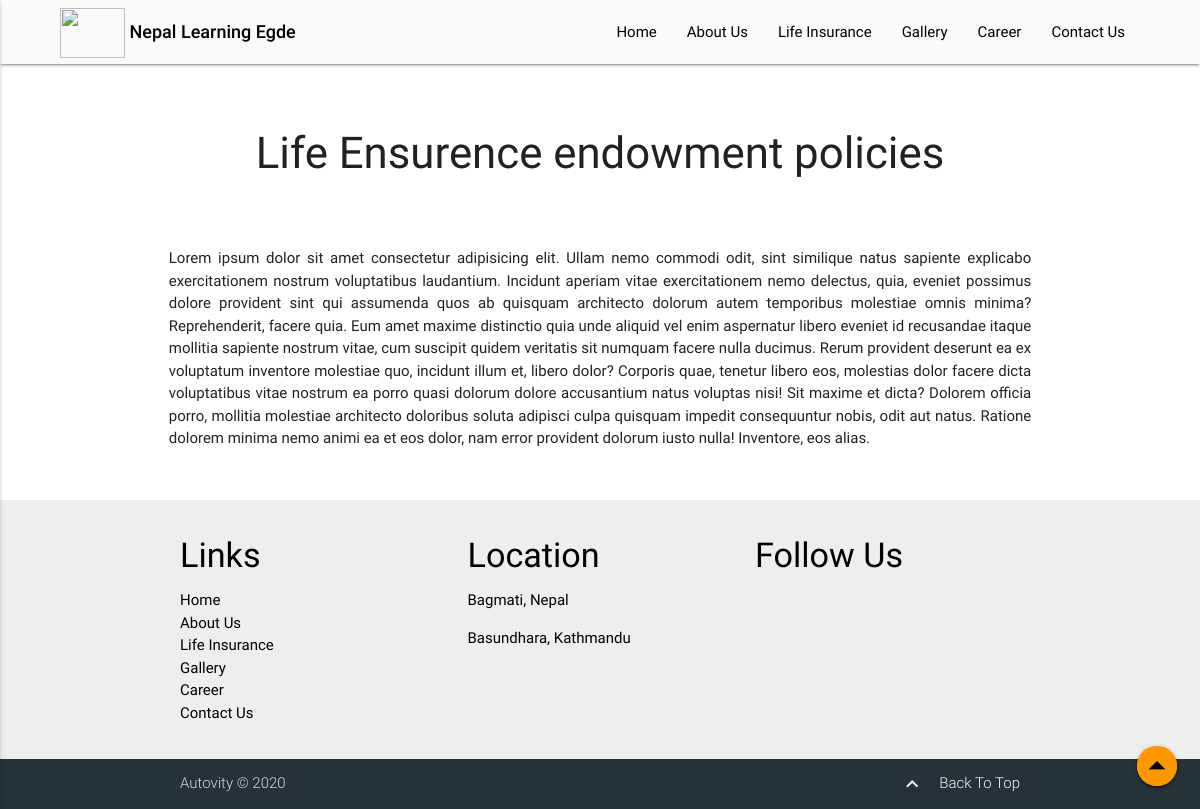
Screenshot of /product_content/1 with the database file from the repository.
### home/models.py (models this page shows, shortened)
class ProductPoliciesDetails(models.Model):
    title = models.CharField(max_length=400)
    description = RichTextUploadingField(blank=True, null=True)
    ImageCategory = models.ForeignKey(ProductPolicies, on_delete=models.CASCADE)

### home/views.py (the view)
# urls.py: path('product_content/<int:id>', views.product_content, name='product_content'),
def product_content(request, id):
    items = ProductPoliciesDetails.objects.filter(id=id)
    return render(request, 'product_content.html', {'items': items})

### templates/product_content.html (shortened to what this page needs)
{% extends 'base.html' %}
{% load static %}
{% block content %}
    <section class="section">
        {% for i in items %}
      <div class="container">
        <h3 class="center margin-tb">{{i.title | safe}}</span></span></h3>
        <div class="row margin-tb justify">
        {{i.description | safe }}
        </div>
      </div>
        {% endfor %}
    </section>
    <div class="fixed-action-btn go-to-top">
      <button class="btn-floating btn-small orange">
        <a href="{{navTop}}" class="btop"
        ><i class="material-icons black-text" style="font-size: 40px;"
        >arrow_drop_up</i
        ></a
        >
      </button>
    </div>
{% endblock %}

### templates/base.html (shortened to what this page needs)
<!DOCTYPE html>
{% load static %}
<html lang="en">
  <head>
    <link
      type="text/css"
      rel="stylesheet"
      href="{% static 'css/materialize.min.css' %}"
      media="screen,projection"
    />
    <link
      rel="stylesheet"
      href="https://use.fontawesome.com/releases/v5.4.1/css/all.css"
    />
    <link type="text/css" rel="stylesheet" href="{% static 'css/main.css' %}" />
  </head>
  <body>
    <div class="navbar-fixed">
      <nav class="grey lighten-5 black-text">
        <div class="nav-wrapper">
          <a href="/" class="brand-logo logos black-text">
            <img src="{% static 'img/Logo.jpg' %}" width="65" height="50" alt="" />
            Nepal Learning Egde</a>
          <ul class="right hide-on-med-and-down mg-rl">
            <li>
              <a class="black-text" href="{% url 'index' %}">Home</a>
            </li>
            <li>
              <a class="black-text" href="{% url 'about' %}">About Us</a>
            </li>
            <li>
                  <a class="black-text dropdown-trigger" data-activates="dropdown1"
                    data-beloworigin="true" href="#">Life Insurance</a>
                </li>
            <li>
              <a class="black-text" href="{% url 'gallery' %}">Gallery</a>
            </li>
            <li>
              <a class="black-text" href="{% url 'career' %}">Career</a>
            </li>
            <li>
              <a class="black-text" href="{% url 'contact' %}">Contact Us</a>
            </li>
          </ul>
        </div>
      </nav>
    </div>
    <div class="fixed-action-btn">
      <button class="btn-floating btn-small orange">
        <a href="{{navTop}}"
          ></a
        >
      </button>
    </div>
{% block content %}
{% endblock %}
    <footer class="page-footer grey lighten-3">
      <div class="container">
        <div class="row">
          <div class="col s12 m12 l4 xl4 black-text">
            <h4>Links</h4>
            <ul>
              <li>
                <a class="black-text" href="{% url 'index' %}">Home</a>
              </li>
              <li>
                <a class="black-text" href="{% url 'about' %}">About Us</a>
              </li>
              <li>
                <a class="black-text" href="insurance.html">Life Insurance</a>
              </li>
              <li>
                <a class="black-text" href="{% url 'gallery' %}">Gallery</a>
              </li>
              <li>
                <a class="black-text" href="{% url 'career' %}">Career</a>
              </li>
              <li>
                <a class="black-text" href="{% url 'contact' %}">Contact Us</a>
              </li>
            </ul>
          </div>
          <div class="col s12 m12 l4 xl4 black-text">
            <h4>Location</h4>
            <p>Bagmati, Nepal</p>
            <p>Basundhara, Kathmandu</p>
          </div>
          <div class="col s12 m12 l4 xl4">
            <h4 class="black-text">Follow Us</h4>
          </div>
        </div>
      </div>
      <div class="footer-copyright blue-grey darken-4">
        <div class="container">
          Autovity © 2020
          <a class="grey-text text-lighten-4 right" href="{{about}}">
            <i class="material-icons left">keyboard_arrow_up</i> Back To Top
          </a>
        </div>
      </div>
    </footer>
  </body>
</html>

### static/css/main.css (style rules this page uses)
.justify { text-align: justify !important; }
.margin-tb { margin: 50px 0 20px 0; }
nav .logos { display: inline-block; height: 100%; font-size: 18px; font-weight: 500; }
.mg-rl { margin: 0 60px; }
nav .logos > img { vertical-align: middle; }
@media (min-width: 993px) { nav .logos { margin: 0 60px; } }

### rows the page displays
ProductPoliciesDetails: title "Life Ensurence endowment policies", description "Lorem ipsum dolor sit amet consectetur adipisicing elit. Ullam nemo commodi odit, sint similique natus sapiente explicabo exercitationem nostrum voluptatibus laudantium. Incidunt aperiam vitae exercitationem nemo delectus, quia, eveniet possimus dolore provident sint qui assumenda quos ab quisquam architecto dolorum autem temporibus molestiae omnis minima? Reprehenderit, facere quia. Eum amet maxime distinctio quia unde aliquid vel enim aspernatur libero eveniet id recusandae itaque mollitia sapiente nostrum vitae, cum suscipit quidem veritatis sit numquam facere nulla ducimus. Rerum provident deserunt ea ex voluptatum inventore molestiae quo, incidunt illum et, libero dolor? Corporis quae,…"
